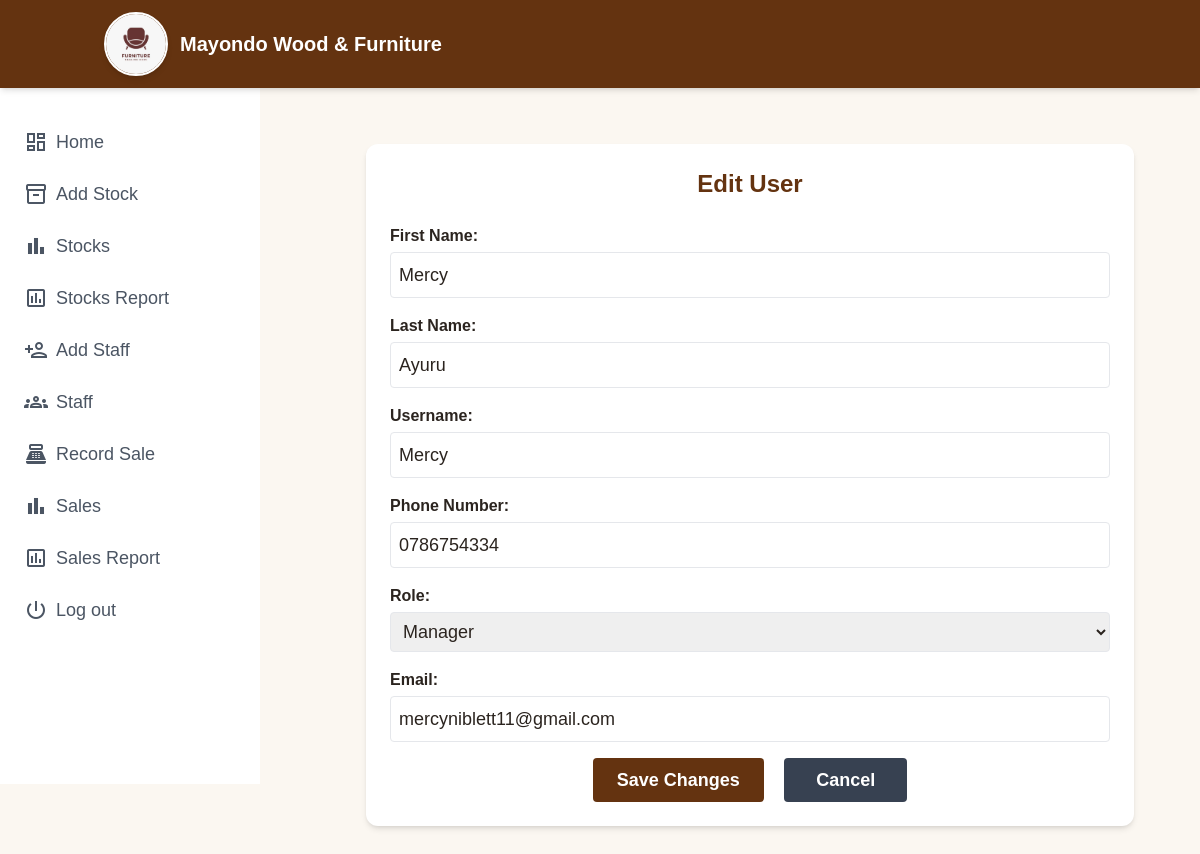
The page /edituser/1/ (signed in) on the database its author committed.
### mwfapp/models.py (models this page shows, shortened)
class User(AbstractUser):
    ROLE_CHOICES = [
        ('MANAGER', 'Manager'),
        ('SALES_AGENT', 'Sales Agent'),
    ]
    role = models.CharField(max_length=20, unique=False, choices=ROLE_CHOICES)
    phone = models.CharField(max_length=20, blank=True, null=True)

### mwfapp/views.py (the view, shortened to what this page needs)
# urls.py: path("edituser/<str:user_id>/", views.editUser, name="editUser"),
@login_required(login_url="/login/")
def editUser(request, user_id):
    user = get_object_or_404(User, id=user_id)
    return render(request, "editUser.html", {"user": user})

### mwfapp/templates/edituser.html (shortened to what this page needs)
{% extends "base.html" %}
{% load static %}
{% block content %}
<main class="ml-[100px] p-6 bg-[var(--cream)] min-h-screen">
  <div class="max-w-3xl mx-auto bg-white p-6 rounded-xl shadow-md">
    <h1 class="text-2xl text-[#643310] font-bold mb-6 text-center">Edit User</h1>
    <form method="POST" action="{% url 'editUser' user.id %}" class="space-y-4">
      <div>
        <label for="first_name" class="block font-semibold mb-1">First Name:</label>
        <input
          type="text"
          id="first_name"
          name="first_name"
          value="{{ user.first_name }}"
          required
          class="w-full text-lg border rounded p-2"
        >
      </div>
      <div>
        <label for="last_name" class="block font-semibold mb-1">Last Name:</label>
        <input
          type="text"
          id="last_name"
          name="last_name"
          value="{{ user.last_name }}"
          required
          class="w-full text-lg border rounded p-2"
        >
      </div>
      <div>
        <label for="username" class="block font-semibold mb-1">Username:</label>
        <input
          type="text"
          id="username"
          name="username"
          value="{{ user.username }}"
          required
          class="w-full text-lg border rounded p-2"
        >
      </div>
      <div>
        <label for="phone" class="block font-semibold mb-1">Phone Number:</label>
        <input
          type="text"
          id="phone"
          name="phone"
          value="{{ user.phone }}"
          required
          class="w-full text-lg border rounded p-2"
        >
      </div>
      <div>
        <label for="role" class="block font-semibold mb-1">Role:</label>
        <select id="role" name="role" class="w-full text-lg border rounded p-2" required>
          <option value="MANAGER" {% if user.role == 'MANAGER' %}selected{% endif %}>Manager</option>
        </select>
      </div>
      <div>
        <label for="email" class="block font-semibold mb-1">Email:</label>
        <input
          type="email"
          id="email"
          name="email"
          value="{{ user.email }}"
          required
          class="w-full text-lg border rounded p-2"
        >
      </div>
      <div class="text-center mt-6">
        <button
          type="submit"
          class="bg-[#643310] text-white font-bold text-lg px-6 py-2 rounded hover:bg-[#4a260c] transition"
        >
          Save Changes
        </button>
        <a
          href="{% url 'usersPage' %}"
          class="ml-4 px-8 py-3 text-lg bg-gray-700 text-white font-bold rounded hover:bg-gray-800 transition"
        >
          Cancel
        </a>
      </div>
    </form>
  </div>
</main>
{% endblock %}

### mwfapp/static/css/dashboard.css (style rules this page uses)
:root { --bg: #0f0f0f; --ink: #222222; --cream: #fbf7f1; --tan: #ead9c4; --walnut: #6b4f3b; --mahogany: #ebc6ad; --charcoal: #1e1e1e; --gold: #c7a564; --muted: #777; --radius: 18px; --shadow: 0 10px 30px rgba(0, 0, 0, 0.15); --header-height: 4rem; --sidebar-width: 240px; }
body { font-family: Poppins, sans-serif; background-color: var(--cream); color: #2b241f; }

### rows shown on the page
User: first_name "Mercy", last_name "Ayuru", username "Mercy", phone "0786754334", role "Manager", email "mercyniblett11@gmail.com"
